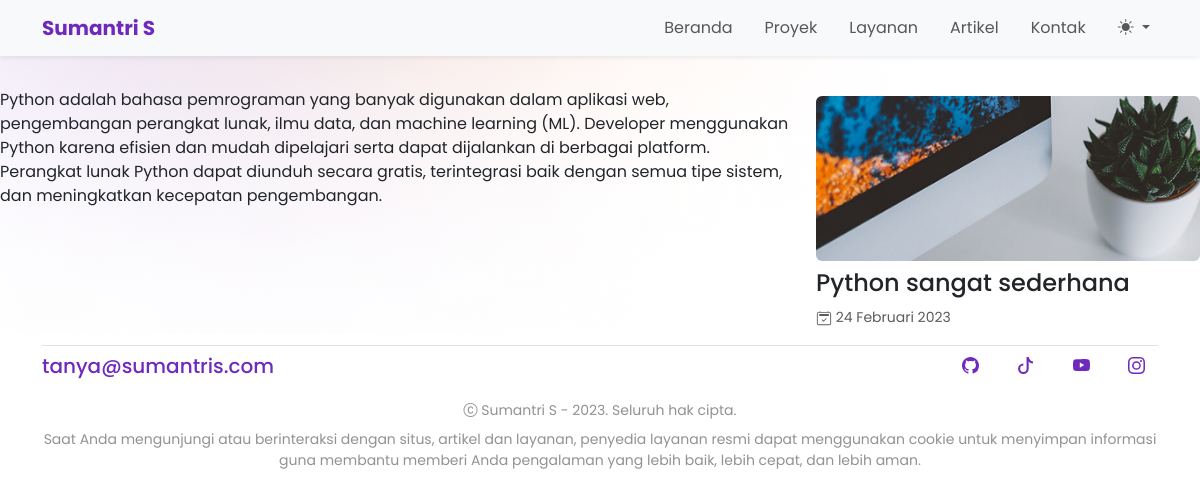
The app's page /artikel/python-sangat-sederhana/ with its own data.
### artikel/models.py (models this page shows, shortened)
class Article(models.Model):
    user        = models.ForeignKey(settings.AUTH_USER_MODEL, on_delete=models.CASCADE, default=1)
    categories  = models.ForeignKey(Category, on_delete=models.CASCADE)
    title       = models.CharField(max_length=200, null=True)
    content     = RichTextUploadingField(blank=True, null=True)
    images      = models.ImageField(upload_to='artikel/', default='artikel/artikel.png')
    slug        = models.SlugField(blank=True, editable=False)
    pub_date    = models.DateTimeField(auto_now_add=True, editable=True)
    update      = models.DateTimeField(auto_now=True, editable=True)

### artikel/views.py (the view)
# urls.py: path('<slug:slug_input_article>/', article_detail, name='article_detail'),
def article_detail(request, slug_input_article):
    list_categories = Category.objects.all();
    article_details = Article.objects.get(slug=slug_input_article)
    return render(request, 'artikel/artikel_detail.html', {'article_details':article_details,'list_categories':list_categories,})

### artikel/templates/artikel/artikel_detail.html (shortened to what this page needs)
{% extends "base.html" %}
{% load static %}
{% block content %}
<div class="my-3">
  <div class="row my-2">
    <div class="col-md-8">
      <p>{{article_details.content|safe}}</p>
    </div>
    <div class="col-md-4">
      <div class="sticky-sm-top mt-4 z-n1">
        <img src="{{article_details.images.url}}" class="card-img-top rounded" alt="{{article_details.title}}">
        <h4 class="mt-2">{{article_details.title}}</h4>
        <small class="text-muted"> {{article_details.pub_date|date:"j F Y"}}</small>
      </div>
    </div>
  </div>
</div>
{% endblock content %}

### templates/base.html (style rules this page uses)
body { font-family: 'Poppins', sans-serif; }
#my-porto { background-image: url('/static/images/bg.png'); background-repeat: no-repeat; }

### records on screen
Article: content "Python adalah bahasa pemrograman yang banyak digunakan dalam aplikasi web, pengembangan perangkat lunak, ilmu data, dan machine learning (ML). Developer menggunakan Python karena efisien dan mudah dipelajari serta dapat dijalankan di berbagai platform. Perangkat lunak Python dapat diunduh secara gratis, terintegrasi baik dengan semua tipe sistem, dan meningkatkan kecepatan pengembangan.", images (picture), title "Python sangat sederhana", pub_date "24 Februari 2023"
